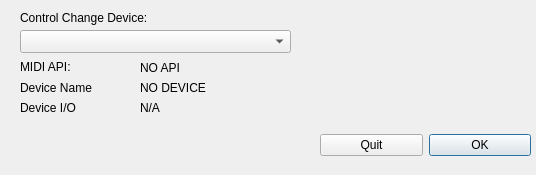
<?xml version="1.0" encoding="UTF-8"?>
<ui version="4.0">
 <class>deviceSelection</class>
 <widget class="QDialog" name="deviceSelection">
  <property name="windowModality">
   <enum>Qt::ApplicationModal</enum>
  </property>
  <property name="geometry">
   <rect>
    <x>0</x>
    <y>0</y>
    <width>536</width>
    <height>175</height>
   </rect>
  </property>
  <property name="windowTitle">
   <string>Select device</string>
  </property>
  <property name="windowIcon">
   <iconset>
    <normaloff>icons/Sound-Mixer-icon.png</normaloff>icons/Sound-Mixer-icon.png</iconset>
  </property>
  <property name="modal">
   <bool>true</bool>
  </property>
  <widget class="QComboBox" name="outputDevicesList">
   <property name="geometry">
    <rect>
     <x>20</x>
     <y>30</y>
     <width>271</width>
     <height>23</height>
    </rect>
   </property>
   <property name="focusPolicy">
    <enum>Qt::NoFocus</enum>
   </property>
  </widget>
  <widget class="QLabel" name="deviceIOLabel">
   <property name="geometry">
    <rect>
     <x>20</x>
     <y>100</y>
     <width>101</width>
     <height>16</height>
    </rect>
   </property>
   <property name="text">
    <string>Device I/O</string>
   </property>
  </widget>
  <widget class="QLabel" name="deviceNameText">
   <property name="geometry">
    <rect>
     <x>140</x>
     <y>80</y>
     <width>101</width>
     <height>16</height>
    </rect>
   </property>
   <property name="text">
    <string>NO DEVICE</string>
   </property>
  </widget>
  <widget class="QLabel" name="deviceIOText">
   <property name="geometry">
    <rect>
     <x>140</x>
     <y>100</y>
     <width>101</width>
     <height>16</height>
    </rect>
   </property>
   <property name="text">
    <string>N/A</string>
   </property>
  </widget>
  <widget class="QLabel" name="outputDevicesListLabel">
   <property name="geometry">
    <rect>
     <x>20</x>
     <y>10</y>
     <width>191</width>
     <height>16</height>
    </rect>
   </property>
   <property name="text">
    <string>Control Change Device:</string>
   </property>
  </widget>
  <widget class="QLabel" name="midiApiText">
   <property name="geometry">
    <rect>
     <x>140</x>
     <y>60</y>
     <width>101</width>
     <height>16</height>
    </rect>
   </property>
   <property name="text">
    <string>NO API</string>
   </property>
  </widget>
  <widget class="QLabel" name="midiApiLabel">
   <property name="geometry">
    <rect>
     <x>20</x>
     <y>60</y>
     <width>57</width>
     <height>14</height>
    </rect>
   </property>
   <property name="text">
    <string>MIDI API:</string>
   </property>
  </widget>
  <widget class="QLabel" name="deviceNameLabel">
   <property name="geometry">
    <rect>
     <x>20</x>
     <y>80</y>
     <width>101</width>
     <height>16</height>
    </rect>
   </property>
   <property name="text">
    <string>Device Name</string>
   </property>
  </widget>
  <widget class="QWidget" name="layoutWidget">
   <property name="geometry">
    <rect>
     <x>320</x>
     <y>130</y>
     <width>211</width>
     <height>31</height>
    </rect>
   </property>
   <layout class="QHBoxLayout" name="horizontalLayout">
    <item>
     <widget class="QPushButton" name="dialogQuit">
      <property name="focusPolicy">
       <enum>Qt::StrongFocus</enum>
      </property>
      <property name="text">
       <string>Quit</string>
      </property>
      <property name="autoDefault">
       <bool>true</bool>
      </property>
      <property name="default">
       <bool>true</bool>
      </property>
     </widget>
    </item>
    <item>
     <widget class="QPushButton" name="dialogOK">
      <property name="cursor">
       <cursorShape>ArrowCursor</cursorShape>
      </property>
      <property name="focusPolicy">
       <enum>Qt::StrongFocus</enum>
      </property>
      <property name="text">
       <string>OK</string>
      </property>
      <property name="autoDefault">
       <bool>false</bool>
      </property>
      <property name="default">
       <bool>true</bool>
      </property>
     </widget>
    </item>
   </layout>
  </widget>
  <widget class="QLabel" name="reccomendedLabel">
   <property name="geometry">
    <rect>
     <x>300</x>
     <y>20</y>
     <width>221</width>
     <height>31</height>
    </rect>
   </property>
   <property name="text">
    <string/>
   </property>
  </widget>
 </widget>
 <resources/>
 <connections/>
</ui>
